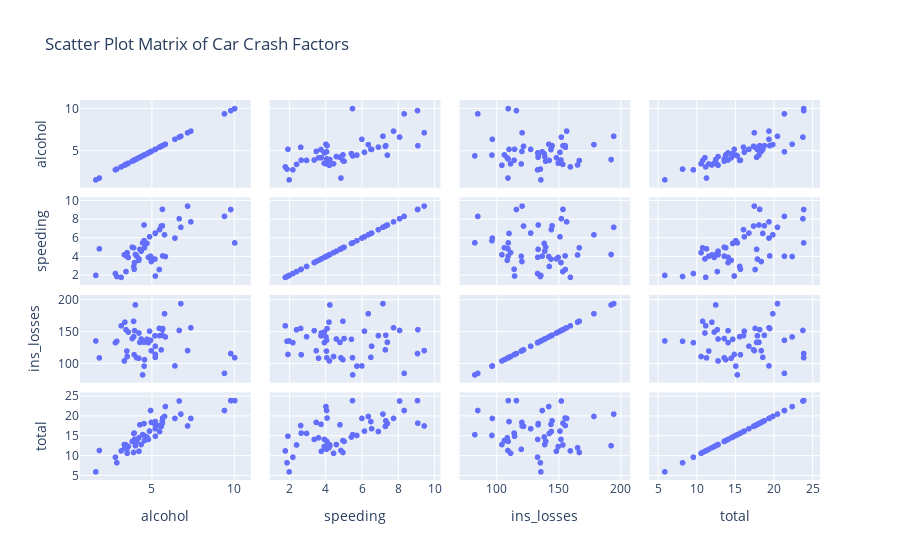

Here is the notebook cell this chart was saved with:
### Markdown cell above
**Interpretation:**

The choropleth map would provide a geographical representation of the total number of car crashes across the United States. Each state's color intensity would correspond to the number of crashes, with darker shades indicating higher crash numbers. This visualization can help identify states or regions with particularly high or low numbers of car crashes.

### Code cell
# plot 4: Scatter Plot Matrix (SPLOM) for Numeric Columns
fig4 = px.scatter_matrix(df, dimensions=['alcohol', 'speeding', 'ins_losses', 'total'], title='Scatter Plot Matrix of Car Crash Factors')
fig4.show()

### Figure 1 — Plotly figure (JSON) as saved in the notebook; plotly's stock layout.template omitted (floating-point values rounded to 4 significant figures)
{"data": [{"dimensions": [{"axis": {"matches": true}, "label": "alcohol", "values": [5.64, 4.525, 5.208, 5.824, 3.36, 3.808, 3.888, 4.86, 1.593, 5.191, 3.9, 7.175, 4.437, 4.352, 4.205, 3.925, 4.272, 4.922, 6.765, 4.53, 4, 2.87, 3.948, 2.784, 5.456, 5.474, 9.416, 5.215, 4.704, 3.48, 3.136, 4.968, 3.567, 5.208, 10.04, 4.794, 5.771, 3.328, 5.642, 4.218, 9.799, 6.402, 5.655, 7.372, 1.808, 4.08, 3.429, 3.498, 6.664, 4.554, 5.568]}, {"axis": {"matches": true}, "label": "speeding", "values": [7.332, 7.421, 6.51, 4.032, 4.2, 5.032, 4.968, 6.156, 2.006, 3.759, 2.964, 9.45, 5.508, 4.608, 3.625, 2.669, 4.806, 4.066, 7.175, 5.738, 4.25, 1.886, 3.384, 2.208, 2.64, 6.923, 8.346, 1.937, 5.439, 4.06, 1.792, 3.496, 3.936, 6.552, 5.497, 3.948, 6.368, 4.224, 9.1, 3.774, 9.082, 6.014, 4.095, 7.76, 4.859, 4.08, 2.413, 4.452, 8.092, 4.968, 7.308]}, {"axis": {"matches": true}, "label": "ins_losses", "values": [145.1, 133.9, 110.3, 142.4, 165.6, 139.9, 167.0, 151.5, 136.1, 144.2, 142.8, 120.9, 82.75, 139.2, 108.9, 114.5, 133.8, 137.1, 194.8, 96.57, 192.7, 135.6, 152.3, 133.3, 155.8, 144.4, 85.15, 114.8, 138.7, 120.2, 159.8, 120.8, 150.0, 127.8, 109.7, 133.5, 178.9, 104.6, 153.9, 148.6, 116.3, 96.87, 155.6, 156.8, 109.5, 109.6, 153.7, 111.6, 152.6, 106.6, 122.0]}, {"axis": {"matches": true}, "label": "total", "values": [18.8, 18.1, 18.6, 22.4, 12, 13.6, 10.8, 16.2, 5.9, 17.9, 15.6, 17.5, 15.3, 12.8, 14.5, 15.7, 17.8, 21.4, 20.5, 15.1, 12.5, 8.2, 14.1, 9.6, 17.6, 16.1, 21.4, 14.9, 14.7, 11.6, 11.2, 18.4, 12.3, 16.8, 23.9, 14.1, 19.9, 12.8, 18.2, 11.1, 23.9, 19.4, 19.5, 19.4, 11.3, 13.6, 12.7, 10.6, 23.8, 13.8, 17.4]}], "hovertemplate": "%{xaxis.title.text}=%{x}<br>%{yaxis.title.text}=%{y}<extra></extra>", "legendgroup": "", "marker": {"color": "#636efa", "symbol": "circle"}, "name": "", "showlegend": false, "type": "splom"}], "layout": {"dragmode": "select", "legend": {"tracegroupgap": 0}, "title": {"text": "Scatter Plot Matrix of Car Crash Factors"}}}
